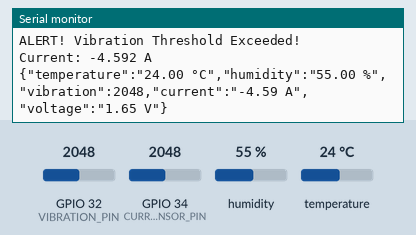
Recording of a sketch running on a simulated ESP32. On the bench: the last lines printed to the serial monitor. The inputs (shaded band) are chosen by the test bench; at power-on: humidity 55 %, GPIO 32 (VIBRATION_PIN) = 2048, GPIO 34 (CURRENT_SENSOR_PIN) = 2048, temperature 24 °C. WiFi joins after 1.5 s; servers stay silent unless stated; no MQTT or app messages arrive unless stated.

Above: at 4.2 s.
4.3 s: humidity set to 22 %
At 6.4 s:
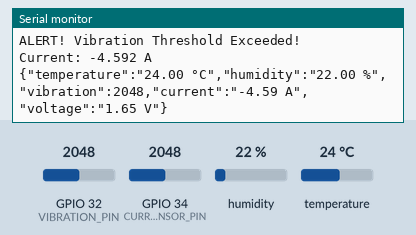
6.8 s: GPIO 32 (VIBRATION_PIN) set to 2866
At 8.1 s:
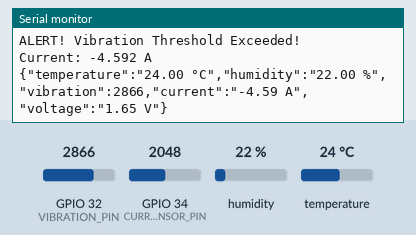
9.3 s: GPIO 34 (CURRENT_SENSOR_PIN) set to 2866
At 11.6 s:
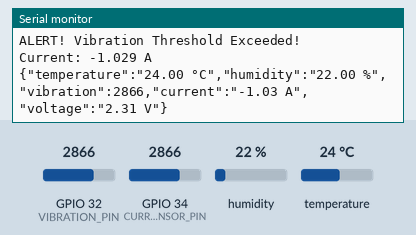
11.8 s: temperature set to 12 °C
At 14.1 s:
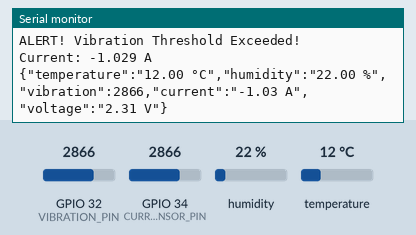
14.3 s: GPIO 32 (VIBRATION_PIN) set to 3972
At 16.3 s:
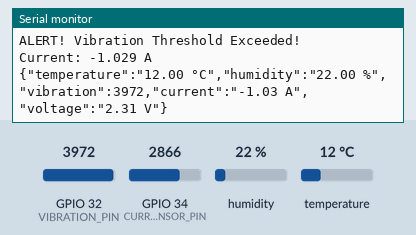
16.8 s: GPIO 34 (CURRENT_SENSOR_PIN) set to 3972
At 18.0 s:
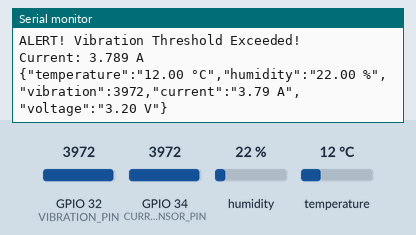
Timing chart, 0 to 19.8 s (numbered marks = the images above; inputs shaded):
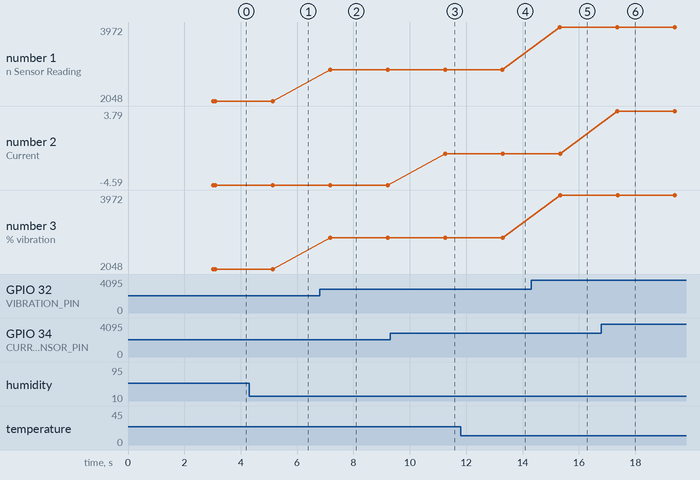

Measured:
- after the input at 4.3 s, the serial monitor: prints a new line after 0.83 s (image 1)
- after the input at 6.8 s, the serial monitor: prints a new line after 0.37 s (image 2)
- after the input at 9.3 s, the serial monitor: prints a new line after 2.0 s (image 3)
- after the input at 11.8 s, the serial monitor: prints a new line after 1.5 s (image 4)
- after the input at 14.3 s, the serial monitor: prints a new line after 1.0 s (image 5)
- after the input at 16.8 s, the serial monitor: prints a new line after 0.57 s (image 6)
- plotted number 1: 2048 → 2866 after the input at 6.8 s, 2866 → 3972 after the input at 14.3 s
- plotted number 2: -4.59 → -1.03 after the input at 9.3 s, -1.03 → 3.79 after the input at 16.8 s

The sketch:

CODE_project.ino
```cpp
#include <WiFi.h>
#include <Adafruit_Sensor.h>
#include <DHT.h>
#include <arduinoFFT.h>
#include <ArduinoMqttClient.h>
#include <ArduinoJson.h>

// Wi-Fi Credentials
const char* ssid = "Infinix NOTE 40 Pro BMW"; // Replace with your SSID
const char* password = "alok5150"; // Replace with your Password

//MQTT Credentials
const char* mqtt_server = "broker.emqx.io";
const int mqtt_port = 1883;
const char* mqtt_topic = "data/sensor/ESP32";
const char* mqtt_userName = "admin";
const char* mqtt_password = "admin123";

// DHT11 Configuration
#define DHTPIN 4          // Pin connected to DHT11
#define DHTTYPE DHT11
DHT dht(DHTPIN, DHTTYPE);

// Vibration Sensor Configuration
#define VIBRATION_PIN 32   // Ensure the correct GPIO pin is set
#define VIBRATION_THRESHOLD 100

// ACS712 Current Sensor Configuration
#define CURRENT_SENSOR_PIN 34
#define VOLTAGE_REF 3.3
#define ADC_RESOLUTION 4095
float sensitivity = 0.185; // ACS712 sensitivity
float zeroCurrentOffset = 2.5;

WiFiClient wifiClient;
MqttClient mqttClient(wifiClient);

void connectToWiFi() {
  Serial.print("Connecting to Wi-Fi: ");
  Serial.println(ssid);
  WiFi.begin(ssid, password);

  int retry_count = 0;
  while (WiFi.status() != WL_CONNECTED && retry_count < 10) {
    delay(1000);
    Serial.print(".");
    retry_count++;
  }

  if (WiFi.status() == WL_CONNECTED) {
    Serial.println("\nWi-Fi connected!");
    Serial.print("IP Address: ");
    Serial.println(WiFi.localIP());
  } else {
    Serial.println("\nFailed to connect to Wi-Fi");
  }
  // Automatically reconnect Wi-Fi if lost
    WiFi.onEvent([](WiFiEvent_t event, WiFiEventInfo_t info) {
        Serial.println("Wi-Fi Disconnected! Reconnecting...");
        WiFi.begin(ssid, password);
    }, WiFiEvent_t::ARDUINO_EVENT_WIFI_STA_DISCONNECTED);
}

void setup() {
  Serial.begin(115200);
  delay(1000);

  // Initialize Wi-Fi
  connectToWiFi();

  // Initialize DHT11
  dht.begin();

  // Initialize vibration sensor pin
  pinMode(VIBRATION_PIN, INPUT);

  Serial.println("All Sensors Initialized!");
}

void loop() {
  // Create a JSON document
    StaticJsonDocument<200> jsonDoc;
  // === Read and Display DHT11 Sensor Data ===
  float temperature = dht.readTemperature();
  float humidity = dht.readHumidity();

  if (isnan(temperature) || isnan(humidity)) {
    Serial.println("Failed to read from DHT11 sensor!");
  } else {
    Serial.print("Temperature: ");
    Serial.print(temperature);
    Serial.println(" °C");
    Serial.print("Humidity: ");
    Serial.print(humidity);
    Serial.println(" %");
    String temperatureStr = String(temperature) + " °C";
    String humidityStr = String(humidity) + " %";
    jsonDoc["temperature"] = temperatureStr;
    jsonDoc["humidity"] = humidityStr;
  }

  // === Read and Display Vibration Sensor Data ===
  int vibration = analogRead(VIBRATION_PIN);
  Serial.print("Vibration Sensor Reading: ");
  Serial.println(vibration);
  jsonDoc["vibration"] = vibration;

  if (vibration > VIBRATION_THRESHOLD)
  {
    Serial.println("ALERT! Vibration Threshold Exceeded!");
  }

  // === Read and Display ACS712 Current Sensor Data ===
  int rawADC = analogRead(CURRENT_SENSOR_PIN);
  float voltage = (rawADC / (float)ADC_RESOLUTION) * VOLTAGE_REF;
  float current = (voltage - zeroCurrentOffset) / sensitivity;
  String currentStr = String(current) + " A";
  String voltageStr = String(voltage) + " V";
  jsonDoc["current"] = currentStr;
  jsonDoc["voltage"] = voltageStr;

  Serial.print("Current: ");
  Serial.print(current, 3);
  Serial.println(" A");

 // Convert JSON to a string
    String jsonString;
    serializeJson(jsonDoc, jsonString);
    Serial.println(jsonString);

  if (!mqttClient.connected()) {
        reconnect();
        return;
    }

     mqttClient.beginMessage(mqtt_topic);
     mqttClient.print(jsonString);
    mqttClient.endMessage();

    mqttClient.poll();

  delay(2000);  // Delay for next reading
}
void reconnect() {
    while (!mqttClient.connected()) {
        Serial.print("Attempting MQTT connection...");
         // Set username and password
        mqttClient.setUsernamePassword(mqtt_userName, mqtt_password);
        if (mqttClient.connect(mqtt_server, mqtt_port)) {
            Serial.println("connected");
        } else {
            Serial.print("failed, rc=");
            Serial.println("MQTT Disconnected!");
            Serial.println(" try again in 5 seconds");
            delay(5000);
        }
    }
}
```
